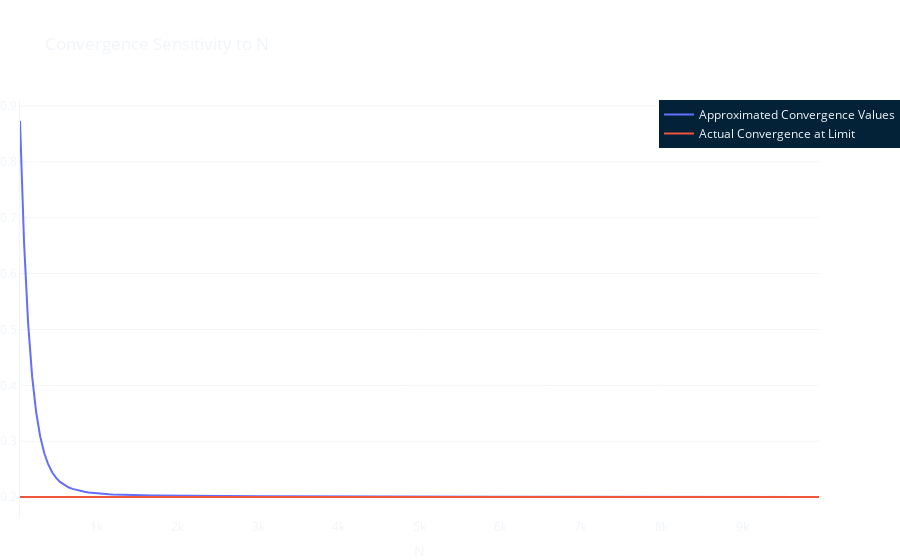

The code cell stored with this chart in its notebook:
### Markdown cell above
We can see that our method is a fairly good approximation, but it still needs to be tested against $N$ to see how it behaves. Fortunately, we know that our choice for the median converges to $0.2$, so we can observe how we reach that value for each increasing choice of $N$:

### Code cell
convergence = []
Ns = list(range(50, 10000, 50))
for N in Ns:
    # Setup median
    n = np.array(list(range(N)))
    median = np.e ** (-n / 100) + 0.2

    # Calculate convergence value
    weights = np.e ** -np.linspace(5, 0, N)
    weights /= sum(weights)
    convergence.append(sum(median * weights))

# Plot results
fig = go.Figure(layout=layout_dict | dict(title='Convergence Sensitivity to N', legend=dict(x=0.8, bgcolor=background_color), xaxis=dict(title='N')))

fig.add_trace(go.Scatter(x=Ns, y=convergence, name='Approximated Convergence Values'))
fig.add_trace(go.Scatter(x=Ns, y=[0.2] * len(Ns), name='Actual Convergence at Limit'))

fig.show()

### Figure 1 — Plotly figure (JSON) as saved in the notebook; plotly's stock layout.template omitted (floating-point values rounded to 4 significant figures; data arrays with more than 128 entries replaced by an {"elided": "..."} marker saying what was removed)
{"data": [{"name": "Approximated Convergence Values", "type": "scatter", "x": {"elided": "199 int values"}, "y": {"elided": "199 float values"}}, {"name": "Actual Convergence at Limit", "type": "scatter", "x": {"elided": "199 int values"}, "y": {"elided": "199 float values"}}], "layout": {"font": {"color": "#f1f5f9"}, "legend": {"bgcolor": "#032137", "x": 0.8}, "margin": {"b": 0, "l": 0, "r": 0}, "paper_bgcolor": "rgba(0,0,0,0)", "plot_bgcolor": "rgba(0,0,0,0)", "title": {"text": "Convergence Sensitivity to N"}, "xaxis": {"title": {"text": "N"}}, "yaxis": {"gridcolor": "#f1f5f9", "linecolor": "#f1f5f9", "zerolinecolor": "#f1f5f9"}}}
